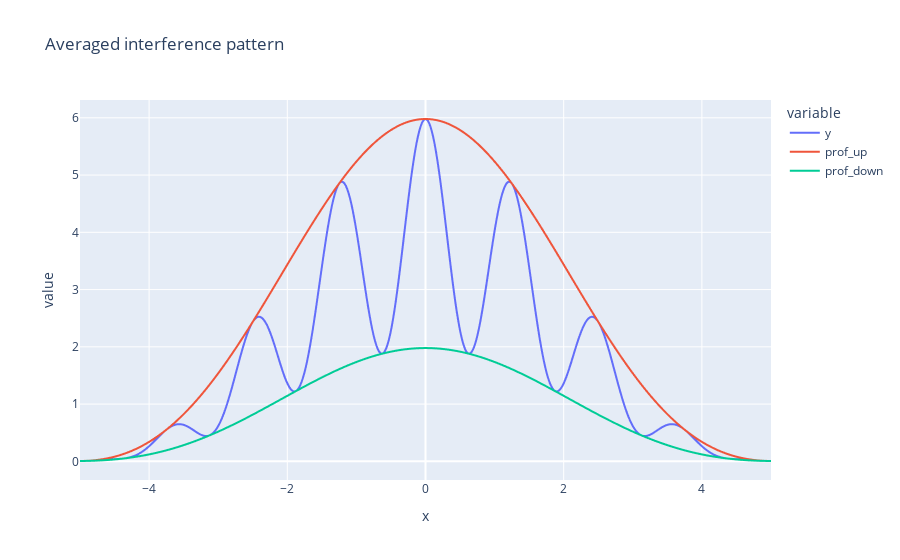

Notebook code for this chart:
### Code cell
import pandas as pd
import numpy as np
import plotly.express as px

# measures in [cm]
X = np.linspace(-5, 5, 500)
a = 0.1 
s = 0.4
lam = 5e-5
z = 1e4
vis = 0.5

def cosc(x):
    xx = x
    xx[x == 0] = 1
    f = (1 - np.cos(xx))/(xx/2) ** 2
    f[x == 0] = 2
    return f
    
y = cosc(2 * np.pi * (X + s/2) * a / (lam * z)) + cosc(2 * np.pi * (X - s/2) * a / (lam * z)) + 2 * cosc(2 * np.pi * X * a / (lam * z)) * vis * np.cos(2 * np.pi * s * X / (lam * z))
y_M = cosc(2 * np.pi * (X + s/2) * a / (lam * z)) + cosc(2 * np.pi * (X - s/2) * a / (lam * z)) + 2 * cosc(2 * np.pi * X * a / (lam * z)) * vis 
y_m = cosc(2 * np.pi * (X + s/2) * a / (lam * z)) + cosc(2 * np.pi * (X - s/2) * a / (lam * z)) - 2 * cosc(2 * np.pi * X * a / (lam * z)) * vis 

df = pd.DataFrame({
    'x': X,
    'y': y,
    'prof_up': y_M,
    'prof_down': y_m
})

fig = px.line(df.melt(id_vars = 'x', value_vars = ['y', 'prof_up', 'prof_down']), x = 'x', y = 'value', title = 'Averaged interference pattern', line_group = 'variable', color = 'variable') 
fig.show()

### Figure 1 — Plotly figure (JSON) as saved in the notebook; plotly's stock layout.template omitted (floating-point values rounded to 4 significant figures; data arrays with more than 128 entries replaced by an {"elided": "..."} marker saying what was removed)
{"data": [{"hovertemplate": "variable=y<br>x=%{x}<br>value=%{y}<extra></extra>", "legendgroup": "y", "line": {"color": "#636efa", "dash": "solid"}, "marker": {"symbol": "circle"}, "mode": "lines", "name": "y", "showlegend": true, "type": "scattergl", "x": {"elided": "500 float values"}, "xaxis": "x", "y": {"elided": "500 float values"}, "yaxis": "y"}, {"hovertemplate": "variable=prof_up<br>x=%{x}<br>value=%{y}<extra></extra>", "legendgroup": "prof_up", "line": {"color": "#EF553B", "dash": "solid"}, "marker": {"symbol": "circle"}, "mode": "lines", "name": "prof_up", "showlegend": true, "type": "scattergl", "x": {"elided": "500 float values"}, "xaxis": "x", "y": {"elided": "500 float values"}, "yaxis": "y"}, {"hovertemplate": "variable=prof_down<br>x=%{x}<br>value=%{y}<extra></extra>", "legendgroup": "prof_down", "line": {"color": "#00cc96", "dash": "solid"}, "marker": {"symbol": "circle"}, "mode": "lines", "name": "prof_down", "showlegend": true, "type": "scattergl", "x": {"elided": "500 float values"}, "xaxis": "x", "y": {"elided": "500 float values"}, "yaxis": "y"}], "layout": {"legend": {"title": {"text": "variable"}, "tracegroupgap": 0}, "title": {"text": "Averaged interference pattern"}, "xaxis": {"anchor": "y", "domain": [0, 1], "title": {"text": "x"}}, "yaxis": {"anchor": "x", "domain": [0, 1], "title": {"text": "value"}}}}
